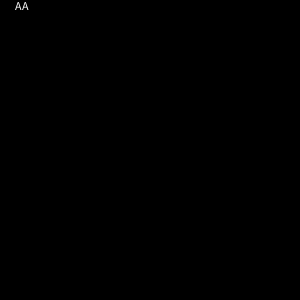
Frame 1 (no input)
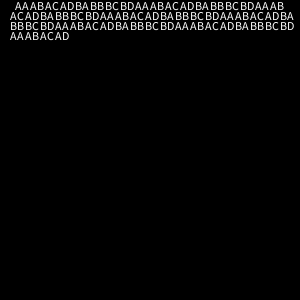
Frame 60 (the mouse pressed at the canvas centre just before this capture)
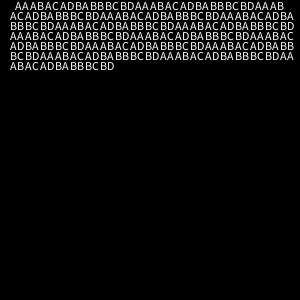
Frame 120 (the mouse held since frame 60 and released just before this capture)

The Processing sketch that drew these frames (run headless with seeded random() and noise(); from frame 60 on, the mouse is pressed at the canvas centre):

// Processing sketch: fr_test
// ── fr_test.pde
int targetFPS = (int)(1e3/60.0);
long time_now;
long time_prev;
long time_delta = 0;
float deltaTime = 0;
float timer = 1000;
float displayDelta;
Incrementer<String> listA = new Incrementer<String>();
Incrementer<String> listB = new Incrementer<String>();

float accumTime = 0;
float accumCount = 0;

int x = 0, y= 10;
void setup() {
  size(300,300);
  frameRate(60);
  time_prev = System.nanoTime();
  displayDelta = 0;



  for (int i = 65; i < 67; i += 1) {
    listA.add(Character.toString((char)i));
    
  }
  for (int i = 65; i < 69; i += 1) {
    listB.add(Character.toString((char)i));
    
  }
  background(0);
}

class Incrementer<T> {
  private ArrayList<T> list = new ArrayList<T>();
  private int index = -1;
  private T current;
  public void add(T t) {
    list.add(t);
  }
  private boolean overflow = false;
  public boolean Overflow() {
    return overflow;
  }


  public T getNext() {
    if (list.size() == 0) {
      current  =null;
      return current;
    } else {
      index += 1;
      if (index >= list.size()) {
        index = 0;
        overflow = true;
      } else {
        overflow = false;
      }
      current = list.get(index);
      return current;
    }
  }

  public T getCurrent() {
    return current;
  }
}

int listAIndex = 0;
int listBIndex = 0;

static class StopWatch {
  private static long time;

  public static void start() {
    time = System.nanoTime();
  }

  public static long end() {
    return System.nanoTime() - time;
  }
}



void draw() {

  String A = listA.getCurrent();
  if (A == null) {
    A = listA.getNext();
  }
  String B = listB.getNext();
  if (listB.overflow) {
    A = listA.getNext();
  }
  x += 15;
  if (x > width-20) {
    x = 10;
    y += 10;
    if (y > height-20) {
      y = 10;
      x = 10;
      background(0);
    }
  }



  text(A  + B, x, y);
}
